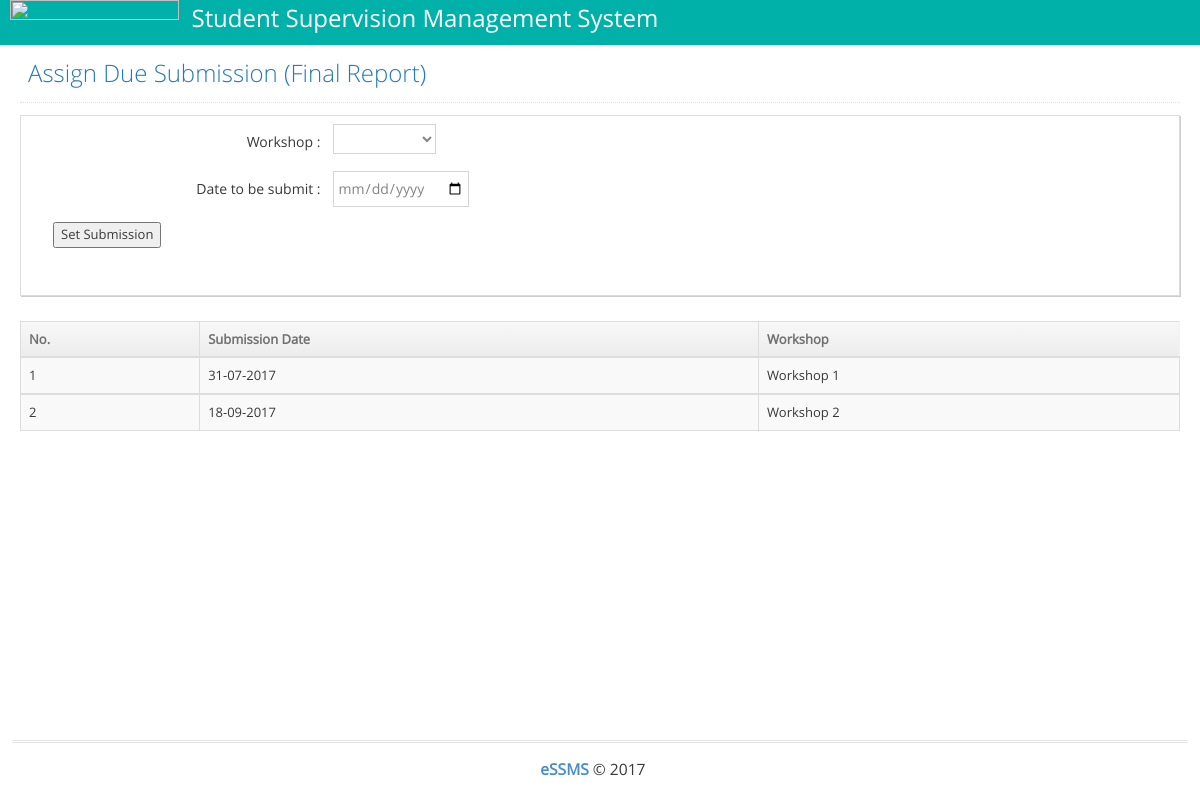
/assignDueSubmisionFR.php (signed in), run on the app's committed database.
### tables this page shows
CREATE TABLE IF NOT EXISTS `reportsubmission` (
  `reportSubmissionID` int(255) NOT NULL,
  `dueSubmission` date NOT NULL,
  `reportType` varchar(20) NOT NULL,
  `typeOfWorkshop` int(10) NOT NULL
);

### assignDueSubmisionFR.php (the view, shortened to what this page needs)
<?php
include 'conn/dbconnection.php';
?>
<!DOCTYPE html>
<html lang="en">
	<head>
		<link rel="stylesheet" href="assets/css/bootstrap.min.css" />
		<link rel="stylesheet" href="assets/font-awesome/4.5.0/css/font-awesome.min.css" />
		<link rel="stylesheet" href="assets/css/ace.min.css" class="ace-main-stylesheet" id="main-ace-style" />
		<link rel="stylesheet" href="assets/css/ace-skins.min.css" />
		<link rel="stylesheet" href="assets/css/ace-rtl.min.css" />
	</head>
	<body class="no-skin">
		<div id="navbar" class="navbar navbar-default          ace-save-state">
			<div class="navbar-container ace-save-state" id="navbar-container">
				<div class="navbar-header pull-left">
				 <img src="assets/img/logo_ftmk.png" width="169" height="29" class="img-responsive" />
				</div>
                <font size="+2">&nbsp;&nbsp;Student Supervision Management System </font>
				</div>
			</div>
	<div class="main-container ace-save-state" id="main-container">
			<div class="main-content">
				<div class="main-content-inner">
				  <div class="page-content">
		<div class="page-header">
							<h1>
								Assign Due Submission (Final Report)
							</h1>
						</div>
                        		<div class="tab-content profile-edit-tab-content">
		                            <div id="edit-basic" class="tab-pane in active">
									<form class="form-horizontal" role="form" method="post">
										<div class="form-group">
									<label class="control-label col-xs-12 col-sm-3 no-padding-right">Workshop : </label>
										<div class="col-xs-12 col-sm-9">
											<select id="workshop" name="workshop"  >
											    <option value=""></option>
												<option value="1">Workshop 1</option>
											</select>
										</div>
									    </div>
											<div class="form-group">
									<label class="control-label col-xs-12 col-sm-3 no-padding-right">Date to be submit : </label>
										<div class="col-xs-12 col-sm-9">
											<input type="date" id="dueSubmission" name="dueSubmission">
										</div>
									    </div>
												<div class="form-group">
										<div class="col-xs-12 col-sm-9">
											  <input name="assign" type="submit" id="assign" value="Set Submission" />
										</div>
									    </div>
									</form>
									</div>
									</div>
														<div class="space"></div>
											<?php
											 $select = "call select_reportSubmissionFR";
											?>
											<table id="dynamic-table" class="table table-striped table-bordered table-hover">
												<thead>
													<tr>
													<th>No. </th>
                                                    <th>Submission Date</th>
													<th>Workshop</th>
													</tr>
												</thead>
												<tbody>
												<?php
												$essms_select =mysqli_query($dba,$select) or die (mysqli_error());
												$count=1;
												while($row=mysqli_fetch_assoc($essms_select))
												{
												?>
													<tr>
														<td><?php echo $count++; ?></td>
														<td><?php echo date("d-m-Y", strtotime( $row['dueSubmission']));?></td>
														<td>Workshop <?php echo $row['typeOfWorkshop'];?></td>
													</tr>
													</tbody>
	                                            <?php };?>
		                                    </table>
					</div>
				</div>
			</div>
			<div class="footer">
				<div class="footer-inner">
					<div class="footer-content">
						<span class="bigger-120">
							<span class="blue bolder">eSSMS</span> &copy; 2017
						</span>
					</div>
				</div>
			</div>
		</div>
	</body>
</html>

### assignDueSubmisionFR.php (style rules this page uses)
.no-skin #navbar #navbar-container font { color: #FFFFFF; }

### data on the page
reportsubmission: dueSubmission "31-07-2017", typeOfWorkshop "1"
reportsubmission: dueSubmission "18-09-2017", typeOfWorkshop "2"
